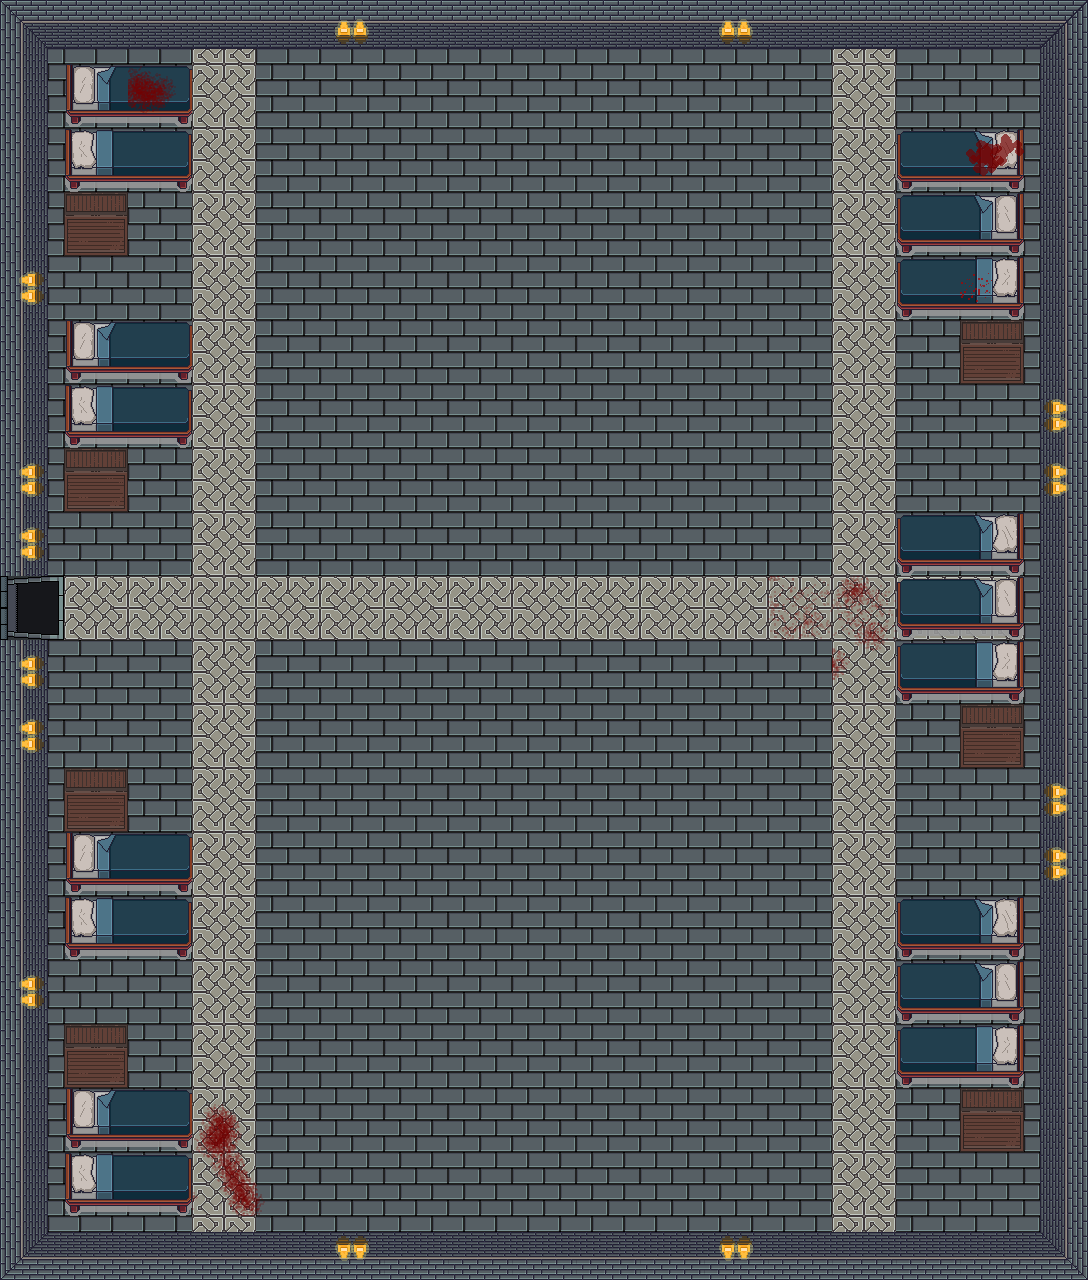

A level layout from a 2D game, rendered from its tile map. Below: a short description, then the map file with its tile-grid data intact:
An orthogonal 17x20 tile map with 64x64 px tiles, 7 tile layers (Chão, Paredes, Sombras, Objetos, ...), 3 tilesets.

<map version="1.10" tiledversion="1.11.2" orientation="orthogonal" renderorder="right-down" width="17" height="20" tilewidth="64" tileheight="64" infinite="0" nextlayerid="8" nextobjectid="1">
 <tileset firstgid="1" source="Assets/assets-64-bits.tsx" />
 <tileset firstgid="241" source="Assets/assets-64-b.tsx" />
 <tileset firstgid="290" source="Assets/tochas.tsx" />
 <layer id="1" name="Chão" width="17" height="20">
  <data encoding="csv">
22,22,22,255,22,22,22,22,22,22,22,22,22,255,22,22,22,
22,22,22,255,22,22,22,22,22,22,22,22,22,255,22,22,22,
22,22,22,255,22,22,22,22,22,22,22,22,22,255,22,22,22,
22,22,22,255,22,22,22,22,22,22,22,22,22,255,22,22,22,
22,22,22,255,22,22,22,22,22,22,22,22,22,255,22,22,22,
22,22,22,255,22,22,22,22,22,22,22,22,22,255,22,22,22,
22,22,22,255,22,22,22,22,22,22,22,22,22,255,22,22,22,
22,22,22,255,22,22,22,22,22,22,22,22,22,255,22,22,22,
22,22,22,255,22,22,22,22,22,22,22,22,22,255,22,22,22,
22,255,255,255,255,255,255,255,255,255,255,255,255,255,255,255,22,
22,22,22,255,22,22,22,22,22,22,22,22,22,255,22,22,22,
22,22,22,255,22,22,22,22,22,22,22,22,22,255,22,22,22,
22,22,22,255,22,22,22,22,22,22,22,22,22,255,22,22,22,
22,22,22,255,22,22,22,22,22,22,22,22,22,255,22,22,22,
22,22,22,255,22,22,22,22,22,22,22,22,22,255,22,22,22,
22,22,22,255,22,22,22,22,22,22,22,22,22,255,22,22,22,
22,22,22,255,22,22,22,22,22,22,22,22,22,255,22,22,22,
22,22,22,255,22,22,22,22,22,22,22,22,22,255,22,22,22,
22,22,22,255,22,22,22,22,22,22,22,22,22,255,22,22,22,
22,22,22,255,22,22,22,22,22,22,22,22,22,255,22,22,22
</data>
 </layer>
 <layer id="3" name="Paredes" width="17" height="20">
  <data encoding="csv">
24,25,25,25,25,25,25,25,25,25,25,25,25,25,25,26,27,
44,0,0,0,0,0,0,0,0,0,0,0,0,0,0,0,47,
64,0,0,0,0,0,0,0,0,0,0,0,0,0,0,0,47,
64,0,0,0,0,0,0,0,0,0,0,0,0,0,0,0,47,
64,0,0,0,0,0,0,0,0,0,0,0,0,0,0,0,47,
64,0,0,0,0,0,0,0,0,0,0,0,0,0,0,0,47,
64,0,0,0,0,0,0,0,0,0,0,0,0,0,0,0,47,
64,0,0,0,0,0,0,0,0,0,0,0,0,0,0,0,47,
64,0,0,0,0,0,0,0,0,0,0,0,0,0,0,0,47,
162,0,0,0,0,0,0,0,0,0,0,0,0,0,0,0,47,
64,0,0,0,0,0,0,0,0,0,0,0,0,0,0,0,47,
64,0,0,0,0,0,0,0,0,0,0,0,0,0,0,0,47,
64,0,0,0,0,0,0,0,0,0,0,0,0,0,0,0,47,
64,0,0,0,0,0,0,0,0,0,0,0,0,0,0,0,47,
64,0,0,0,0,0,0,0,0,0,0,0,0,0,0,0,47,
64,0,0,0,0,0,0,0,0,0,0,0,0,0,0,0,47,
64,0,0,0,0,0,0,0,0,0,0,0,0,0,0,0,47,
64,0,0,0,0,0,0,0,0,0,0,0,0,0,0,0,47,
64,0,0,0,0,0,0,0,0,0,0,0,0,0,0,0,67,
84,85,86,85,86,86,86,86,86,86,86,86,86,86,86,86,87
</data>
 </layer>
 <layer id="5" name="Sombras" width="17" height="20">
  <data encoding="csv">
23,23,23,23,23,23,23,0,0,0,0,0,0,0,0,0,0,
23,23,23,23,23,23,23,23,23,23,23,23,23,23,23,23,23,
23,23,23,23,23,23,23,23,23,23,23,23,23,23,23,23,23,
23,23,23,23,23,23,23,23,23,23,23,23,23,23,23,23,23,
23,23,23,23,23,23,23,23,23,23,23,23,23,23,23,23,23,
23,23,23,23,23,23,23,23,23,23,23,23,23,23,23,23,23,
23,23,23,23,23,23,0,0,0,0,0,0,0,0,0,0,0,
23,23,23,23,23,23,23,23,23,23,23,23,23,23,23,23,0,
0,0,23,23,23,23,23,23,23,23,23,23,23,0,0,0,0,
0,23,23,23,23,23,23,23,23,23,23,23,23,23,23,0,0,
23,0,0,0,0,0,0,0,0,0,0,0,0,0,0,0,0,
0,23,23,23,23,23,0,0,0,0,0,0,0,0,0,0,0,
23,23,23,23,23,23,23,23,23,0,0,0,0,0,0,0,0,
23,23,23,23,23,23,23,23,0,0,0,0,0,0,23,23,23,
0,0,0,0,0,0,0,23,23,23,23,23,23,0,23,23,23,
23,23,23,23,23,23,23,23,23,23,23,23,23,23,0,23,0,
0,0,0,0,0,0,0,0,0,0,0,0,0,0,0,23,0,
23,23,23,23,0,0,0,0,0,0,0,0,0,0,0,23,23,
0,0,0,23,23,23,23,23,23,23,23,23,23,23,0,0,23,
0,0,0,23,23,23,23,23,23,23,23,23,23,23,23,23,23
</data>
 </layer>
 <layer id="4" name="Objetos" width="17" height="20">
  <data encoding="csv">
142,142,16,142,142,142,142,142,142,142,142,142,142,142,142,142,142,
142,55,56,142,142,142,142,142,142,142,142,142,142,142,164,142,142,
142,75,76,16,142,142,142,142,142,142,142,142,142,142,38,39,142,
142,204,16,16,142,142,142,142,142,142,142,142,142,164,58,59,142,
16,16,16,16,16,142,142,142,142,142,142,142,142,164,78,79,142,
16,55,56,142,16,142,142,142,142,142,142,142,142,164,164,93,142,
16,75,76,142,142,16,142,142,142,142,142,142,142,164,164,164,142,
16,93,16,0,142,16,0,0,0,142,142,142,142,164,164,164,142,
142,142,142,142,142,16,142,142,142,142,142,142,142,164,38,39,142,
63,142,142,16,142,16,142,142,142,142,142,142,142,164,58,59,142,
162,162,142,16,16,16,142,142,142,142,142,142,142,164,78,79,142,
16,142,142,16,16,142,142,142,142,142,142,0,0,164,164,93,142,
16,204,16,16,16,142,142,142,142,142,142,142,142,164,164,164,142,
16,55,56,16,142,142,142,142,142,142,142,142,142,164,164,164,142,
16,75,76,16,0,0,0,142,142,142,142,142,142,142,38,39,142,
142,165,16,142,142,142,142,142,142,142,142,142,142,142,58,59,142,
142,204,16,142,142,142,142,142,142,142,142,142,142,142,78,79,164,
16,55,56,16,142,142,142,142,142,142,142,142,142,142,164,93,164,
142,75,76,142,142,142,142,142,142,142,142,142,142,142,164,142,142,
0,0,0,0,0,0,0,0,142,142,142,142,142,142,164,142,142
</data>
 </layer>
 <layer id="6" name="Tochas" width="17" height="20">
  <data encoding="csv">
0,0,0,0,0,290,0,0,0,0,0,290,0,0,0,0,0,
0,0,0,0,0,0,0,0,0,0,0,0,0,0,0,0,0,
0,0,0,0,0,0,0,0,0,0,0,0,0,0,0,0,0,
0,0,0,0,0,0,0,0,0,0,0,0,0,0,0,0,0,
1610613026,0,0,0,0,0,0,0,0,0,0,0,0,0,0,0,0,
0,0,0,0,0,0,0,0,0,0,0,0,0,0,161,204,0,
0,0,0,0,0,0,0,0,0,0,0,0,0,0,0,0,2684354850,
1610613026,204,0,0,0,0,0,0,0,0,0,0,0,0,0,0,2684354850,
1610613026,0,0,0,0,0,0,0,0,0,0,0,0,0,0,0,0,
0,0,0,0,0,0,0,0,0,0,0,0,0,0,0,0,0,
1610613026,0,0,0,0,0,0,0,0,0,0,0,0,0,0,0,0,
1610613026,0,0,0,0,0,0,0,0,0,0,0,0,0,0,204,0,
0,0,0,0,0,0,0,0,0,0,0,0,0,0,0,0,2684354850,
0,0,0,0,0,0,0,0,0,0,0,0,0,0,0,0,2684354850,
0,0,0,0,0,0,0,0,0,0,0,0,0,0,0,0,0,
1610613026,0,0,0,0,0,0,0,0,0,0,0,0,0,0,0,0,
0,0,0,0,0,0,0,0,0,0,0,0,0,0,0,0,0,
0,0,0,0,0,0,0,0,0,0,0,0,0,0,0,204,0,
0,0,0,0,0,0,0,0,0,0,0,0,0,0,0,0,0,
0,0,0,0,0,3221225762,0,0,0,0,0,3221225762,0,0,0,0,0
</data>
 </layer>
 <layer id="7" name="Sangue" width="17" height="20">
  <data encoding="csv">
0,0,0,0,0,0,0,0,0,0,0,0,0,0,0,0,0,
0,0,122,0,0,0,0,0,0,0,0,0,0,0,0,0,0,
0,0,0,0,0,0,0,0,0,0,0,0,0,0,0,1,0,
0,0,0,0,0,0,0,0,0,0,0,0,0,0,0,0,0,
0,0,0,0,0,0,0,0,0,0,0,0,0,0,0,41,0,
0,0,0,0,0,0,0,0,0,0,0,0,0,0,0,0,0,
0,0,0,0,0,0,0,0,0,0,0,0,0,0,0,0,0,
0,0,0,0,0,0,0,0,0,0,0,0,0,0,0,0,0,
0,0,0,0,0,0,0,0,0,0,0,0,0,0,0,0,0,
0,0,0,0,0,0,0,0,0,0,0,0,81,82,0,0,0,
0,0,0,0,0,0,0,0,0,0,0,0,0,102,0,0,0,
0,0,0,0,0,0,0,0,0,0,0,0,0,0,0,0,0,
0,0,0,0,0,0,0,0,0,0,0,0,0,0,0,0,0,
0,0,0,0,0,0,0,0,0,0,0,0,0,0,0,0,0,
0,0,0,0,0,0,0,0,0,0,0,0,0,0,0,0,0,
0,0,0,0,0,0,0,0,0,0,0,0,0,0,0,0,0,
0,0,0,0,0,0,0,0,0,0,0,0,0,0,0,0,0,
0,0,0,1610612858,0,0,0,0,0,0,0,0,0,0,0,0,0,
0,0,0,1610612857,1610612877,0,0,0,0,0,0,0,0,0,0,0,0,
0,0,0,0,0,0,0,0,0,0,0,0,0,0,0,0,0
</data>
 </layer>
 <layer id="2" name="Entrada" width="17" height="20">
  <data encoding="csv">
0,0,0,0,0,0,0,0,0,0,0,0,0,0,0,0,0,
0,0,0,0,0,0,0,0,0,0,0,0,0,0,0,0,0,
0,0,0,0,0,0,0,0,0,0,0,0,0,0,0,0,0,
0,0,0,0,0,0,0,0,0,0,0,0,0,0,0,0,0,
0,0,0,0,0,0,0,0,0,0,0,0,0,0,0,0,0,
0,0,0,0,0,0,0,0,0,0,0,0,0,0,161,0,0,
0,0,0,0,0,0,0,0,0,0,0,0,0,0,0,0,0,
0,0,0,0,0,0,0,0,0,0,0,0,0,0,0,0,0,
0,0,0,0,0,0,0,0,0,0,0,0,0,0,0,0,0,
182,0,0,0,0,0,0,0,0,0,0,0,0,0,0,0,142,
0,0,0,0,0,0,0,0,0,0,0,0,0,0,0,0,0,
0,0,0,0,0,0,0,0,0,0,0,0,0,0,0,0,0,
0,0,0,0,0,0,0,0,0,0,0,0,0,0,0,0,0,
0,0,0,0,0,0,0,0,0,0,0,0,0,0,0,0,0,
0,0,0,0,0,0,0,0,0,0,0,0,0,0,0,0,0,
0,0,0,0,0,0,0,0,0,0,0,0,0,0,0,0,0,
0,0,0,0,0,0,0,0,0,0,0,0,0,0,0,0,0,
0,0,0,0,0,0,0,0,0,0,0,0,0,0,0,0,0,
0,0,0,0,0,0,0,0,0,0,0,0,0,0,0,0,0,
0,0,0,0,0,0,0,0,0,0,0,0,0,0,0,0,0
</data>
 </layer>
</map>
